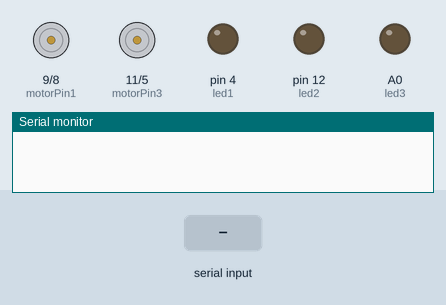
Bench run of a sketch on a simulated Arduino Uno, built with avr-gcc and run on an emulated ATmega328P. On the bench: motor-driver pin pairs drawn as motors (green arrow = first pin HIGH = forward, orange = second pin HIGH = backward, longer = more drive, scaled by the enable pin), output pins drawn as LEDs (lit = HIGH), the last lines printed to the serial monitor. Inputs (shaded band) come from the test bench.

Above: at 1.2 s.
1.3 s: "30,150\n" received over the second serial link
At 3.7 s:
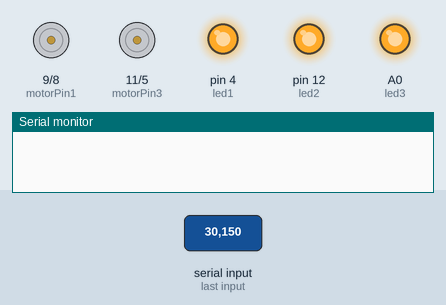
4.0 s: "2" received over the second serial link
At 4.8 s:
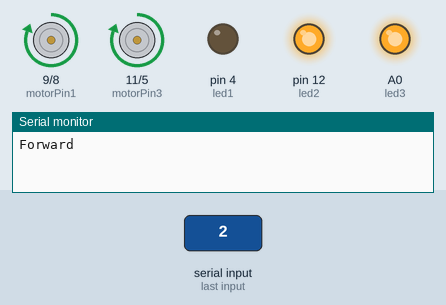
6.5 s: "3" received over the second serial link
At 6.6 s:
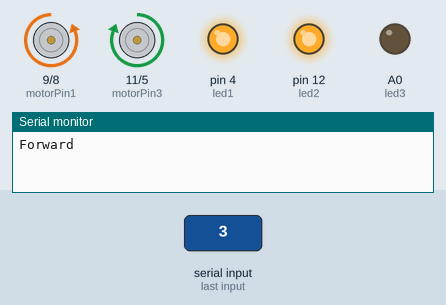
8.2 s: "4" received over the second serial link
At 8.3 s:
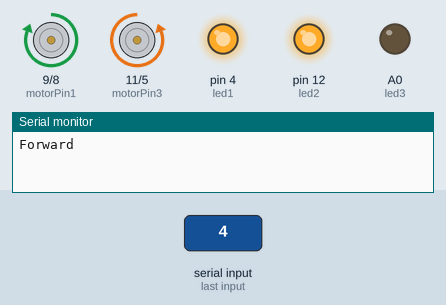
9.9 s: "1" received over the second serial link
At 10.6 s:
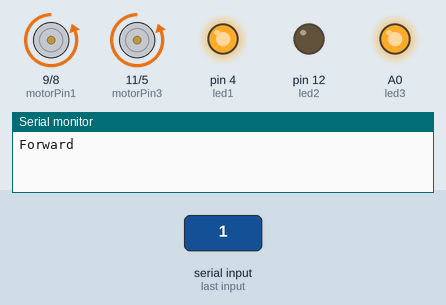
12.4 s: "90,45\n" received over the second serial link
At 13.8 s:
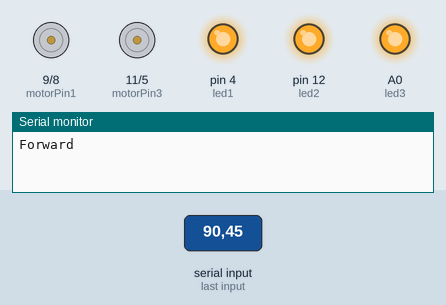
Timing chart, 0 to 15.1 s (numbered marks = the images above; inputs shaded):
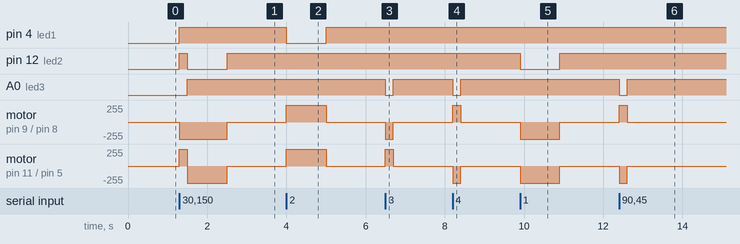

Measured:
- after the input at 1.3 s, pin 4 (led1): LOW → HIGH at once; pin 12 (led2): LOW → HIGH at once, → LOW 0.20 s later, → HIGH 1.0 s later
- after the input at 4.0 s, pin 4 (led1): HIGH → LOW at once, → HIGH 1.0 s later; motor on pin 9 (motorPin1) / pin 8 (motorPin2), motor on pin 11 (motorPin3) / pin 5 (motorPin4): stopped → forward 255/255 at once, → stopped 1.0 s later
- after the input at 6.5 s, A0 (led3): HIGH → LOW at once, → HIGH 0.20 s later; motor on pin 9 (motorPin1) / pin 8 (motorPin2): stopped → backward 255/255 at once, → stopped 0.20 s later; motor on pin 11 (motorPin3) / pin 5 (motorPin4): stopped → forward 255/255 at once, → stopped 0.20 s later
- after the input at 8.2 s, A0 (led3): HIGH → LOW at once, → HIGH 0.20 s later; motor on pin 9 (motorPin1) / pin 8 (motorPin2): stopped → forward 255/255 at once, → stopped 0.20 s later; motor on pin 11 (motorPin3) / pin 5 (motorPin4): stopped → backward 255/255 at once, → stopped 0.20 s later
- after the input at 9.9 s, pin 12 (led2): HIGH → LOW at once, → HIGH 1.0 s later; motor on pin 9 (motorPin1) / pin 8 (motorPin2), motor on pin 11 (motorPin3) / pin 5 (motorPin4): stopped → backward 255/255 at once, → stopped 1.0 s later
- after the input at 12.4 s, A0 (led3): HIGH → LOW at once, → HIGH 0.20 s later; motor on pin 9 (motorPin1) / pin 8 (motorPin2): stopped → forward 255/255 at once, → stopped 0.20 s later; motor on pin 11 (motorPin3) / pin 5 (motorPin4): stopped → backward 255/255 at once, → stopped 0.20 s later

The sketch:

Arduino_To_Drive_Motors.ino
```cpp
#include<SoftwareSerial.h>

SoftwareSerial mySUART(2, 3);  // SRX = Din-2, STX = Dpin-3
const int SPEED=255;
const int motorPin1 = 9;
const int motorPin2 = 8;
const int motorEnablePin = 10;
//led passive
const int led1 = 4; //red
const int led2 = 12; //green
const int led3 = A0; //blue
const int motorPin3 = 11;
const int motorPin4 = 5;
const int motorEnableAPin = 6;

int prev = 0; // Initialize prev to 0
int count = 0;

void setup() {
  pinMode(motorPin1, OUTPUT);
  pinMode(motorPin2, OUTPUT);
  pinMode(motorEnablePin, OUTPUT);
  pinMode(motorPin3, OUTPUT);
  pinMode(motorPin4, OUTPUT);
  pinMode(motorEnableAPin, OUTPUT);
  pinMode(led1,OUTPUT);
  pinMode(led2,OUTPUT);
  pinMode(led3,OUTPUT);

  Serial.begin(115200);
  mySUART.begin(115200);
}

void loop() {
  if (Serial.available() > 0) {
    char x = Serial.read();
    // Implement serial command processing here if needed
  }
  if (mySUART.available() > 0) {
    char data = mySUART.read();
    processCommand(data);
  }
}

void processCommand(char cmd) {
  if (cmd == prev) {
    return;
  }

  if(cmd=='2')
  {
    forward();
  }
  else if(cmd=='1')
  {
    backward();
  }
  else if(cmd=='3')
  {
    right();
  }
  else if(cmd=='4')
  {
    left();
  }
  else
  {
    stopmo();
  }
  count++;
  if (count > 8) {
    prev = 0;
    count = 0;
  } else {
    prev = cmd - '0';
  }
}


inline void stopmo()
{
  digitalWrite(motorEnablePin,LOW);
  digitalWrite(motorEnableAPin,LOW);
}

void backward()
{
  green();
  digitalWrite(motorPin1, LOW);
  digitalWrite(motorPin2, HIGH);
  digitalWrite(motorPin3, LOW);
  digitalWrite(motorPin4, HIGH);
  analogWrite(motorEnablePin, SPEED);
  analogWrite(motorEnableAPin, SPEED);
  delay(1000);
  digitalWrite(motorEnablePin, LOW);
  digitalWrite(motorEnableAPin, LOW);
  off();
}
void forward()
{
  red();
  Serial.println("Forward");
  digitalWrite(motorPin1, HIGH);
  digitalWrite(motorPin2, LOW);
  digitalWrite(motorPin3, HIGH);
  digitalWrite(motorPin4, LOW);
  analogWrite(motorEnablePin, SPEED);
  analogWrite(motorEnableAPin, SPEED);
  delay(1000);
  digitalWrite(motorEnablePin, LOW);
  digitalWrite(motorEnableAPin, LOW);
  off();
}
void right()
{
  blue();
  digitalWrite(motorPin1, LOW);
  digitalWrite(motorPin2, HIGH);
  digitalWrite(motorPin3, HIGH);
  digitalWrite(motorPin4, LOW);
  analogWrite(motorEnablePin, SPEED);
  analogWrite(motorEnableAPin, SPEED);
  delay(200);
  digitalWrite(motorEnablePin, LOW);
  digitalWrite(motorEnableAPin, LOW);
  off();


}
void left()
{
  blue();
  digitalWrite(motorPin1, HIGH);
  digitalWrite(motorPin2, LOW);
  digitalWrite(motorPin3, LOW);
  digitalWrite(motorPin4, HIGH);
  analogWrite(motorEnablePin, SPEED);
  analogWrite(motorEnableAPin, SPEED);
  delay(200);
  digitalWrite(motorEnablePin, LOW);
  digitalWrite(motorEnableAPin, LOW);
  off();
}
inline void red()
{
  digitalWrite(led1,LOW);
  digitalWrite(led2,HIGH);
  digitalWrite(led3,HIGH);
}
inline void blue()
{
  digitalWrite(led1,HIGH);
  digitalWrite(led2,HIGH);
  digitalWrite(led3,LOW);
}
inline void green()
{
  digitalWrite(led1,HIGH);
  digitalWrite(led2,LOW);
  digitalWrite(led3,HIGH);
}
inline void off()
{
  digitalWrite(led1,HIGH);
  digitalWrite(led2,HIGH);
  digitalWrite(led3,HIGH);
}
```
